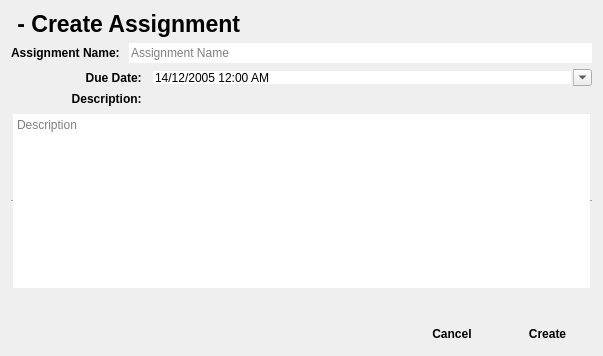
<?xml version="1.0" encoding="UTF-8"?>
<ui version="4.0">
 <class>AceClassUtility_CreateAssignment</class>
 <widget class="QDialog" name="AceClassUtility_CreateAssignment">
  <property name="geometry">
   <rect>
    <x>0</x>
    <y>0</y>
    <width>603</width>
    <height>356</height>
   </rect>
  </property>
  <property name="minimumSize">
   <size>
    <width>603</width>
    <height>356</height>
   </size>
  </property>
  <property name="maximumSize">
   <size>
    <width>603</width>
    <height>356</height>
   </size>
  </property>
  <property name="baseSize">
   <size>
    <width>603</width>
    <height>356</height>
   </size>
  </property>
  <property name="windowTitle">
   <string>Ace Class Utility - &lt;className&gt; - Create Assignment</string>
  </property>
  <property name="windowIcon">
   <iconset resource="../main.qrc">
    <normaloff>:/icons/icon.png</normaloff>:/icons/icon.png</iconset>
  </property>
  <layout class="QGridLayout" name="gridLayout">
   <item row="3" column="0">
    <layout class="QHBoxLayout" name="assignmentDueLayout">
     <item>
      <widget class="QLabel" name="assignmentDueLabel">
       <property name="maximumSize">
        <size>
         <width>134</width>
         <height>16777215</height>
        </size>
       </property>
       <property name="font">
        <font>
         <weight>75</weight>
         <bold>true</bold>
        </font>
       </property>
       <property name="text">
        <string>Due Date: </string>
       </property>
       <property name="alignment">
        <set>Qt::AlignRight|Qt::AlignTrailing|Qt::AlignVCenter</set>
       </property>
      </widget>
     </item>
     <item>
      <widget class="QDateTimeEdit" name="assignmentDueEdit">
       <property name="font">
        <font>
         <weight>50</weight>
         <bold>false</bold>
        </font>
       </property>
       <property name="wrapping">
        <bool>false</bool>
       </property>
       <property name="frame">
        <bool>false</bool>
       </property>
       <property name="date">
        <date>
         <year>2005</year>
         <month>12</month>
         <day>14</day>
        </date>
       </property>
       <property name="displayFormat">
        <string>d/M/yyyy h:mm AP</string>
       </property>
       <property name="calendarPopup">
        <bool>true</bool>
       </property>
      </widget>
     </item>
    </layout>
   </item>
   <item row="6" column="0">
    <spacer name="verticalSpacer">
     <property name="orientation">
      <enum>Qt::Vertical</enum>
     </property>
     <property name="sizeHint" stdset="0">
      <size>
       <width>20</width>
       <height>40</height>
      </size>
     </property>
    </spacer>
   </item>
   <item row="0" column="0">
    <widget class="QLabel" name="titleLabel">
     <property name="font">
      <font>
       <pointsize>17</pointsize>
       <weight>75</weight>
       <bold>true</bold>
      </font>
     </property>
     <property name="text">
      <string>&lt;className&gt; - Create Assignment</string>
     </property>
    </widget>
   </item>
   <item row="1" column="0">
    <layout class="QHBoxLayout" name="assignmentNameLayout">
     <item>
      <widget class="QLabel" name="assignmentNameLabel">
       <property name="maximumSize">
        <size>
         <width>134</width>
         <height>16777215</height>
        </size>
       </property>
       <property name="font">
        <font>
         <weight>75</weight>
         <bold>true</bold>
        </font>
       </property>
       <property name="text">
        <string>Assignment Name: </string>
       </property>
       <property name="alignment">
        <set>Qt::AlignRight|Qt::AlignTrailing|Qt::AlignVCenter</set>
       </property>
      </widget>
     </item>
     <item>
      <widget class="QLineEdit" name="assignmentNameEdit">
       <property name="font">
        <font>
         <weight>50</weight>
         <bold>false</bold>
        </font>
       </property>
       <property name="frame">
        <bool>false</bool>
       </property>
       <property name="placeholderText">
        <string>Assignment Name</string>
       </property>
      </widget>
     </item>
    </layout>
   </item>
   <item row="7" column="0">
    <layout class="QHBoxLayout" name="bottomLayout">
     <item>
      <widget class="QLabel" name="statusLabel">
       <property name="minimumSize">
        <size>
         <width>390</width>
         <height>0</height>
        </size>
       </property>
       <property name="text">
        <string/>
       </property>
      </widget>
     </item>
     <item>
      <widget class="QPushButton" name="cancelButton">
       <property name="font">
        <font>
         <weight>75</weight>
         <bold>true</bold>
        </font>
       </property>
       <property name="text">
        <string>Cancel</string>
       </property>
       <property name="icon">
        <iconset theme="dialog-cancel">
         <normaloff>.</normaloff>.</iconset>
       </property>
       <property name="flat">
        <bool>true</bool>
       </property>
      </widget>
     </item>
     <item>
      <widget class="QPushButton" name="createButton">
       <property name="font">
        <font>
         <weight>75</weight>
         <bold>true</bold>
        </font>
       </property>
       <property name="text">
        <string>Create</string>
       </property>
       <property name="icon">
        <iconset theme="dialog-ok">
         <normaloff>.</normaloff>.</iconset>
       </property>
       <property name="flat">
        <bool>true</bool>
       </property>
      </widget>
     </item>
    </layout>
   </item>
   <item row="4" column="0">
    <layout class="QVBoxLayout" name="assignmentDescLayout">
     <item>
      <widget class="QLabel" name="assignmentDescLabel">
       <property name="maximumSize">
        <size>
         <width>134</width>
         <height>16777215</height>
        </size>
       </property>
       <property name="font">
        <font>
         <weight>75</weight>
         <bold>true</bold>
        </font>
       </property>
       <property name="text">
        <string>Description: </string>
       </property>
       <property name="alignment">
        <set>Qt::AlignRight|Qt::AlignTrailing|Qt::AlignVCenter</set>
       </property>
      </widget>
     </item>
     <item>
      <widget class="QTextEdit" name="assignmentDescEdit">
       <property name="frameShape">
        <enum>QFrame::HLine</enum>
       </property>
       <property name="placeholderText">
        <string>Description</string>
       </property>
      </widget>
     </item>
    </layout>
   </item>
  </layout>
 </widget>
 <resources>
  <include location="../main.qrc"/>
 </resources>
 <connections/>
</ui>
